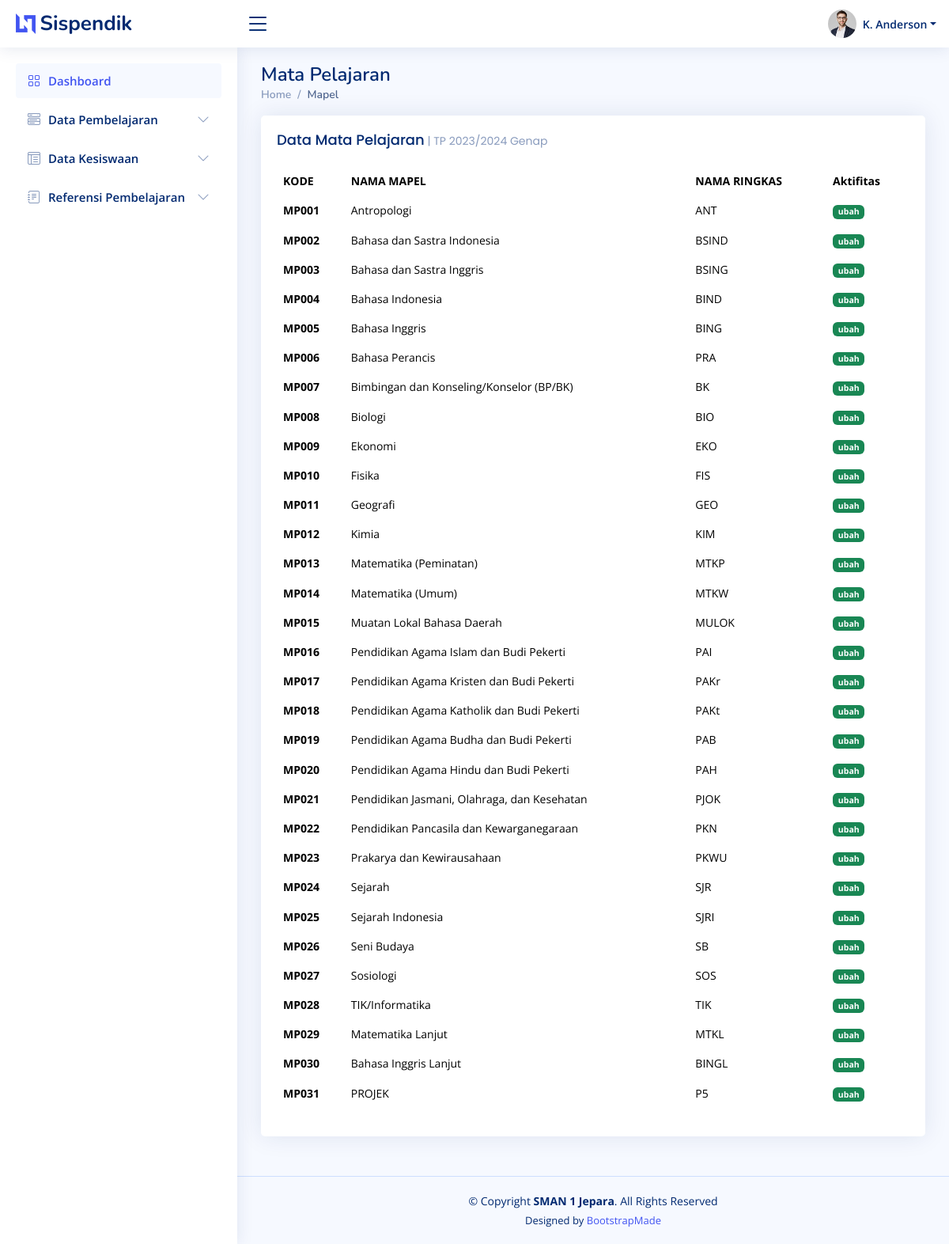
/webmin/mapel.php, run on the app's committed database.
### tables this page shows
CREATE TABLE IF NOT EXISTS `tahun_pelajaran` (
  `IDTP` char(5) NOT NULL,
  `KETERANGAN` varchar(20) NOT NULL,
  `AKTIF` enum('yes','no') NOT NULL,
  PRIMARY KEY (`IDTP`)
);

CREATE TABLE IF NOT EXISTS `ref_mapel` (
  `KDMAPEL` char(5) NOT NULL,
  `NAMA_MAPEL` varchar(50) DEFAULT NULL,
  `RINGKAS` varchar(5) NOT NULL,
  PRIMARY KEY (`KDMAPEL`)
);

### webmin/promp.php (called while the page is built, shortened)
<?php
include_once '../config/koneksi.php';
$queryTp = $con->query("SELECT * FROM tahun_pelajaran WHERE AKTIF='yes'");
$data_tp = $queryTp->fetch_array();

### webmin/mapel.php (the view, shortened to what this page needs)
<?php
include_once("promp.php");
?>
<!DOCTYPE html>
<html lang="en">
<head>
    <link href="assets/vendor/bootstrap/css/bootstrap.min.css" rel="stylesheet">
    <link href="assets/vendor/bootstrap-icons/bootstrap-icons.css" rel="stylesheet">
    <link href="assets/vendor/boxicons/css/boxicons.min.css" rel="stylesheet">
    <link href="assets/vendor/quill/quill.snow.css" rel="stylesheet">
    <link href="assets/vendor/quill/quill.bubble.css" rel="stylesheet">
    <link href="assets/vendor/remixicon/remixicon.css" rel="stylesheet">
    <link href="assets/vendor/simple-datatables/style.css" rel="stylesheet">
    <link href="assets/css/style.css" rel="stylesheet">
</head>
<body>
    <header id="header" class="header fixed-top d-flex align-items-center">
        <div class="d-flex align-items-center justify-content-between">
            <a href="index.php" class="logo d-flex align-items-center">
                <img src="assets/img/logo.png" alt="">
                <span class="d-none d-lg-block">Sispendik</span>
            </a>
            <i class="bi bi-list toggle-sidebar-btn"></i>
        </div>
        <nav class="header-nav ms-auto">
            <ul class="d-flex align-items-center">
                <li class="nav-item dropdown pe-3">
                    <a class="nav-link nav-profile d-flex align-items-center pe-0" href="#" data-bs-toggle="dropdown">
                        <img src="assets/img/profile-img.jpg" alt="Profile" class="rounded-circle">
                        <span class="d-none d-md-block dropdown-toggle ps-2">K. Anderson</span>
                    </a>
                </li>
            </ul>
        </nav>
    </header>
    <?php
    include "_komponen/menu.php";
    ?>
    <main id="main" class="main">
        <div class="pagetitle">
            <h1>Mata Pelajaran</h1>
            <nav>
                <ol class="breadcrumb">
                    <li class="breadcrumb-item"><a href="index.html">Home</a></li>
                    <li class="breadcrumb-item active">Mapel</li>
                </ol>
            </nav>
        </div>
        <section class="section dashboard">
            <div class="row">
                <div class="col-lg-12">
                    <div class="row">
                        <div class="col-12">
                            <div class="card recent-sales overflow-auto">
                                <div class="card-body">
                                    <h5 class="card-title">Data Mata Pelajaran<span> | TP <?php echo $data_tp['KETERANGAN'] ?></span></h5>
                                    <table class="table table-borderless datatable">
                                        <thead>
                                            <tr>
                                                <th scope="col">KODE</th>
                                                <th scope="col">NAMA MAPEL</th>
                                                <th scope="col">NAMA RINGKAS</th>
                                                <th scope="col">Aktifitas</th>
                                            </tr>
                                        </thead>
                                        <tbody>
                                            <?php
                                            $stmts = $con->query("SELECT * FROM ref_mapel ORDER BY KDMAPEL ASC");
                                            while ($data = $stmts->fetch_array()) {
                                                echo "<tr><th scope='row'>" . $data['KDMAPEL'] . "</th>
                                                <td>" . $data['NAMA_MAPEL'] . "</td>
                                                <td>" . $data['RINGKAS'] . "</td>
                                                ";
                                                echo  "<td><a href='mapel_edit.php?id=" . $data['KDMAPEL'] . "' class='badge bg-success'>ubah</a></td></tr>";
                                            }
                                            ?>
                                        </tbody>
                                    </table>
                                </div>
                            </div>
                        </div>
                    </div>
                </div>
            </div>
        </section>
    </main>
    <footer id="footer" class="footer">
        <div class="copyright">
            &copy; Copyright <strong><span>SMAN 1 Jepara</span></strong>. All Rights Reserved
        </div>
        <div class="credits">
            Designed by <a href="https://bootstrapmade.com/">BootstrapMade</a>
        </div>
    </footer>
</body>
</html>

### webmin/assets/css/style.css (style rules this page uses)
:root { scroll-behavior: smooth; }
body { font-family: "Open Sans", sans-serif; background: #f6f9ff; color: #444444; }
a { color: #4154f1; text-decoration: none; }
h1, h2, h3, h4, h5, h6 { font-family: "Nunito", sans-serif; }
#main { margin-top: 60px; padding: 20px 30px; transition: all 0.3s; }
.pagetitle { margin-bottom: 10px; }
.pagetitle h1 { font-size: 24px; margin-bottom: 0; font-weight: 600; color: #012970; }
.card { margin-bottom: 30px; border: none; border-radius: 5px; box-shadow: 0px 0 30px rgba(1, 41, 112, 0.1); }
.card-title { padding: 20px 0 15px 0; font-size: 18px; font-weight: 500; color: #012970; font-family: "Poppins", sans-serif; }
.card-title span { color: #899bbd; font-size: 14px; font-weight: 400; }
.card-body { padding: 0 20px 20px 20px; }
.breadcrumb { font-size: 14px; font-family: "Nunito", sans-serif; color: #899bbd; font-weight: 600; }
.breadcrumb a { color: #899bbd; transition: 0.3s; }
.breadcrumb .breadcrumb-item::before { color: #899bbd; }
.breadcrumb .active { color: #51678f; font-weight: 600; }
.logo { line-height: 1; }
@media (min-width: 1200px) { .logo { width: 280px; } }
.logo img { max-height: 26px; margin-right: 6px; }
.logo span { font-size: 26px; font-weight: 700; color: #012970; font-family: "Nunito", sans-serif; }
.header { transition: all 0.5s; z-index: 997; height: 60px; box-shadow: 0px 2px 20px rgba(1, 41, 112, 0.1); background-color: #fff; padding-left: 20px; }
.header .toggle-sidebar-btn { font-size: 32px; padding-left: 10px; cursor: pointer; color: #012970; }
.header-nav ul { list-style: none; }
.header-nav>ul { margin: 0; padding: 0; }
.header-nav .nav-profile { color: #012970; }
.header-nav .nav-profile img { max-height: 36px; }
.header-nav .nav-profile span { font-size: 14px; font-weight: 600; }
@media (min-width: 1200px) { #main, #footer { margin-left: 300px; } }
.dashboard .recent-sales { font-size: 14px; }
.dashboard .recent-sales .table thead { background: #f6f6fe; }
.dashboard .recent-sales .table thead th { border: 0; }
.footer { padding: 20px 0; font-size: 14px; transition: all 0.3s; border-top: 1px solid #cddfff; }
.footer .copyright { text-align: center; color: #012970; }
.footer .credits { padding-top: 5px; text-align: center; font-size: 13px; color: #012970; }

### data on the page
tahun_pelajaran: KETERANGAN "2023/2024 Genap"
ref_mapel: KDMAPEL "MP001", NAMA_MAPEL "Antropologi", RINGKAS "ANT"
ref_mapel: KDMAPEL "MP002", NAMA_MAPEL "Bahasa dan Sastra Indonesia", RINGKAS "BSIND"
ref_mapel: KDMAPEL "MP003", NAMA_MAPEL "Bahasa dan Sastra Inggris", RINGKAS "BSING"
ref_mapel: KDMAPEL "MP004", NAMA_MAPEL "Bahasa Indonesia", RINGKAS "BIND"
ref_mapel: KDMAPEL "MP005", NAMA_MAPEL "Bahasa Inggris", RINGKAS "BING"
ref_mapel: KDMAPEL "MP006", NAMA_MAPEL "Bahasa Perancis", RINGKAS "PRA"
ref_mapel: KDMAPEL "MP007", NAMA_MAPEL "Bimbingan dan Konseling/Konselor (BP/BK)", RINGKAS "BK"
ref_mapel: KDMAPEL "MP008", NAMA_MAPEL "Biologi", RINGKAS "BIO"
ref_mapel: KDMAPEL "MP009", NAMA_MAPEL "Ekonomi", RINGKAS "EKO"
ref_mapel: KDMAPEL "MP010", NAMA_MAPEL "Fisika", RINGKAS "FIS"
ref_mapel: KDMAPEL "MP011", NAMA_MAPEL "Geografi", RINGKAS "GEO"
ref_mapel: KDMAPEL "MP012", NAMA_MAPEL "Kimia", RINGKAS "KIM"
ref_mapel: KDMAPEL "MP013", NAMA_MAPEL "Matematika (Peminatan)", RINGKAS "MTKP"
ref_mapel: KDMAPEL "MP014", NAMA_MAPEL "Matematika (Umum)", RINGKAS "MTKW"
ref_mapel: KDMAPEL "MP015", NAMA_MAPEL "Muatan Lokal Bahasa Daerah", RINGKAS "MULOK"
ref_mapel: KDMAPEL "MP016", NAMA_MAPEL "Pendidikan Agama Islam dan Budi Pekerti", RINGKAS "PAI"
ref_mapel: KDMAPEL "MP017", NAMA_MAPEL "Pendidikan Agama Kristen dan Budi Pekerti", RINGKAS "PAKr"
ref_mapel: KDMAPEL "MP018", NAMA_MAPEL "Pendidikan Agama Katholik dan Budi Pekerti", RINGKAS "PAKt"
ref_mapel: KDMAPEL "MP019", NAMA_MAPEL "Pendidikan Agama Budha dan Budi Pekerti", RINGKAS "PAB"
ref_mapel: KDMAPEL "MP020", NAMA_MAPEL "Pendidikan Agama Hindu dan Budi Pekerti", RINGKAS "PAH"
ref_mapel: KDMAPEL "MP021", NAMA_MAPEL "Pendidikan Jasmani, Olahraga, dan Kesehatan", RINGKAS "PJOK"
ref_mapel: KDMAPEL "MP022", NAMA_MAPEL "Pendidikan Pancasila dan Kewarganegaraan", RINGKAS "PKN"
ref_mapel: KDMAPEL "MP023", NAMA_MAPEL "Prakarya dan Kewirausahaan", RINGKAS "PKWU"
ref_mapel: KDMAPEL "MP024", NAMA_MAPEL "Sejarah", RINGKAS "SJR"
ref_mapel: KDMAPEL "MP025", NAMA_MAPEL "Sejarah Indonesia", RINGKAS "SJRI"
ref_mapel: KDMAPEL "MP026", NAMA_MAPEL "Seni Budaya", RINGKAS "SB"
ref_mapel: KDMAPEL "MP027", NAMA_MAPEL "Sosiologi", RINGKAS "SOS"
ref_mapel: KDMAPEL "MP028", NAMA_MAPEL "TIK/Informatika", RINGKAS "TIK"
ref_mapel: KDMAPEL "MP029", NAMA_MAPEL "Matematika Lanjut", RINGKAS "MTKL"
ref_mapel: KDMAPEL "MP030", NAMA_MAPEL "Bahasa Inggris Lanjut", RINGKAS "BINGL"
ref_mapel: KDMAPEL "MP031", NAMA_MAPEL "PROJEK", RINGKAS "P5"
